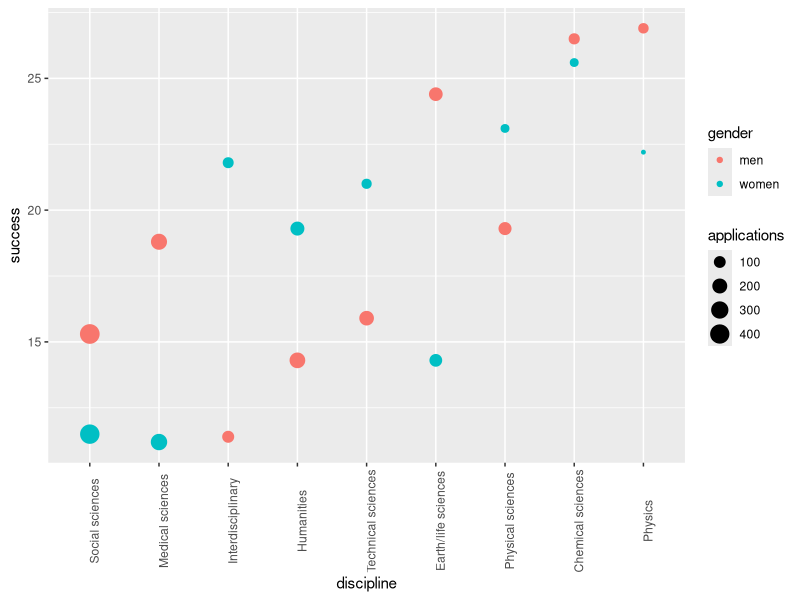

This figure's R source:
library(tidyverse)
library(dslabs)
library(broom)
data("research_funding_rates")
research_funding_rates
options(digits = 3)

awarded_by_gender <- research_funding_rates %>% 
  summarize(total_awarded_men = sum(awards_men), 
            total_awarded_women = sum(awards_women),
            total_not_awarded_men = sum(applications_men-awards_men),
            total_not_awarded_women = sum(applications_women-awards_women))
awarded_by_gender

two_by_two <- research_funding_rates %>% 
  select(-discipline) %>% 
  summarize_all(funs(sum)) %>%
  summarize(yes_men = awards_men, 
            no_men = applications_men - awards_men, 
            yes_women = awards_women, 
            no_women = applications_women - awards_women) %>%
  gather %>%
  separate(key, c("awarded", "gender")) %>%
  spread(gender, value)
two_by_two
two_by_two

two_by_two %>% summarize(percent_men_awarded = men[2]/sum(men), percent_women_awarded = women[2]/sum(women))

tidy(chisq.test(x = two_by_two$men, y = two_by_two$womem))

two_by_two %>% select(-awarded) %>% chisq.test()

?chisq.test

dat <- research_funding_rates %>% 
  mutate(discipline = reorder(discipline, success_rates_total)) %>%
  rename(success_total = success_rates_total,
         success_men = success_rates_men,
         success_women = success_rates_women) %>%
  gather(key, value, -discipline) %>%
  separate(key, c("type", "gender")) %>%
  spread(type, value) %>%
  filter(gender != "total")
dat
research_funding_rates

dat %>% ggplot(aes(discipline, success, color = gender, size = applications )) +
  geom_point() +
  theme(axis.text.x = element_text(angle = 90))
?xlab
